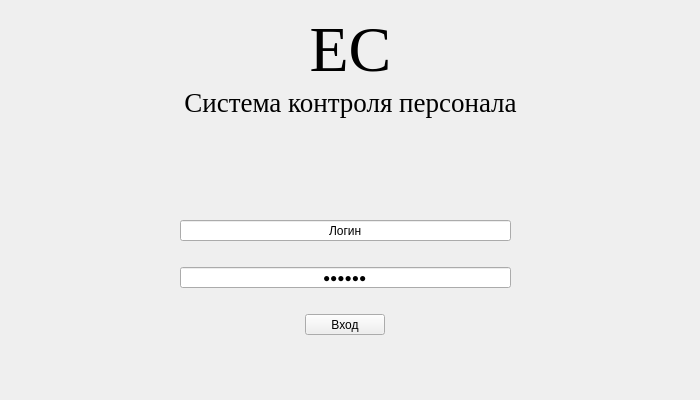
<?xml version="1.0" encoding="UTF-8"?>
<ui version="4.0">
 <class>authorization</class>
 <widget class="QWidget" name="authorization">
  <property name="geometry">
   <rect>
    <x>0</x>
    <y>0</y>
    <width>700</width>
    <height>400</height>
   </rect>
  </property>
  <property name="baseSize">
   <size>
    <width>700</width>
    <height>400</height>
   </size>
  </property>
  <property name="windowTitle">
   <string>Авторизация</string>
  </property>
  <property name="windowIcon">
   <iconset resource="images.qrc">
    <normaloff>:/images/images/locked.png</normaloff>:/images/images/locked.png</iconset>
  </property>
  <widget class="QLabel" name="label">
   <property name="geometry">
    <rect>
     <x>0</x>
     <y>0</y>
     <width>701</width>
     <height>131</height>
    </rect>
   </property>
   <property name="font">
    <font>
     <family>Times New Roman</family>
     <pointsize>36</pointsize>
     <weight>50</weight>
     <bold>false</bold>
    </font>
   </property>
   <property name="text">
    <string>&lt;html&gt;&lt;head/&gt;&lt;body&gt;&lt;p align=&quot;center&quot;&gt;&lt;span style=&quot; font-size:48pt;&quot;&gt;EC&lt;/span&gt;&lt;br/&gt;&lt;span style=&quot; font-size:20pt;&quot;&gt;Система контроля персонала&lt;/span&gt;&lt;/p&gt;&lt;/body&gt;&lt;/html&gt;</string>
   </property>
  </widget>
  <widget class="QWidget" name="verticalLayoutWidget">
   <property name="geometry">
    <rect>
     <x>180</x>
     <y>220</y>
     <width>331</width>
     <height>115</height>
    </rect>
   </property>
   <layout class="QVBoxLayout" name="verticalLayout">
    <item>
     <widget class="QLineEdit" name="lineEditLogin">
      <property name="cursor">
       <cursorShape>IBeamCursor</cursorShape>
      </property>
      <property name="text">
       <string>Логин</string>
      </property>
      <property name="maxLength">
       <number>10</number>
      </property>
      <property name="alignment">
       <set>Qt::AlignCenter</set>
      </property>
     </widget>
    </item>
    <item>
     <widget class="QLabel" name="labelCheckLogin">
      <property name="text">
       <string/>
      </property>
     </widget>
    </item>
    <item>
     <widget class="QLineEdit" name="lineEditPassword">
      <property name="text">
       <string>Пароль</string>
      </property>
      <property name="maxLength">
       <number>20</number>
      </property>
      <property name="echoMode">
       <enum>QLineEdit::Password</enum>
      </property>
      <property name="alignment">
       <set>Qt::AlignCenter</set>
      </property>
     </widget>
    </item>
    <item>
     <widget class="QLabel" name="labelCheckPassword">
      <property name="text">
       <string/>
      </property>
     </widget>
    </item>
    <item alignment="Qt::AlignHCenter">
     <widget class="QPushButton" name="buttonEnter">
      <property name="text">
       <string>Вход</string>
      </property>
     </widget>
    </item>
   </layout>
  </widget>
 </widget>
 <resources>
  <include location="images.qrc"/>
 </resources>
 <connections/>
</ui>
